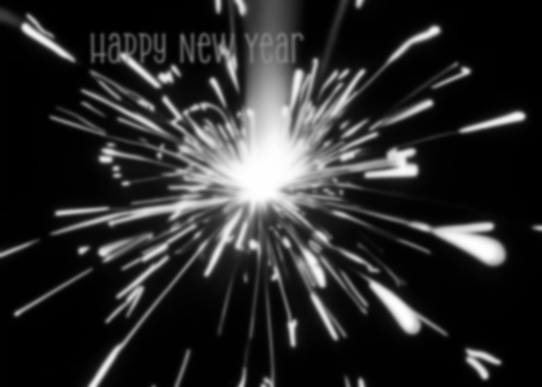
#> input picture zestaw7/ex07/zyczenia-a.png, 542 x 387 px, shrunk from 700 x 500 before the run
$ python b.py
#> lines starting #> are read from the running program, lines starting #| are printed output that depends on the picture
#> in find_ridges, image is the input picture: shape (387, 542); min 0, max 254, mean 42.6
import numpy as np
import cv2
from scipy.signal import convolve2d
import matplotlib.pyplot as plt

def compute_second_derivatives(image):
    # Definicja masek pierwszych pochodnych
    hx = np.array([1, 0, -1]).reshape(1, 3)  # Pionowa maska (h_x)
    hy = np.array([[1], [0], [-1]])          # Pozioma maska (h_y)

    # Obliczanie masek drugich pochodnych
    hxx = convolve2d(hx, hx, mode='full')
    hyy = convolve2d(hy, hy, mode='full')
    hxy = convolve2d(hx, hy, mode='full')

    # Obliczanie drugich pochodnych kierunkowych
    gxx = convolve2d(image, hxx, mode='same', boundary='symm')
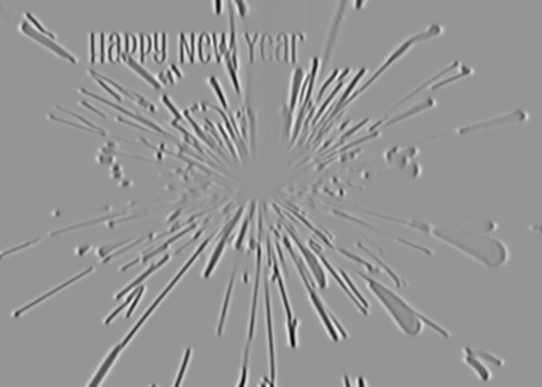
#> gxx: shape (387, 542) float64; min -0.451, max 0.318, mean 0; drawn with min black and max white
    gyy = convolve2d(image, hyy, mode='same', boundary='symm')
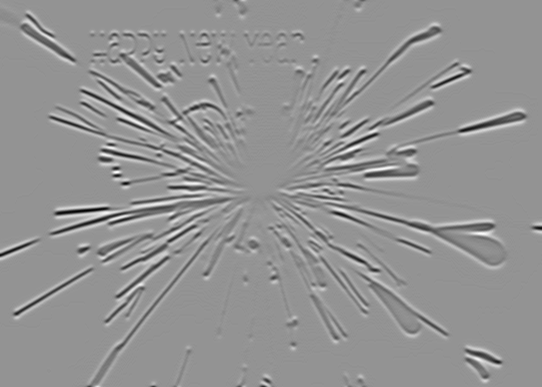
#> gyy: shape (387, 542) float64; min -0.486, max 0.357, mean 0; drawn with min black and max white
    gxy = convolve2d(image, hxy, mode='same', boundary='symm')
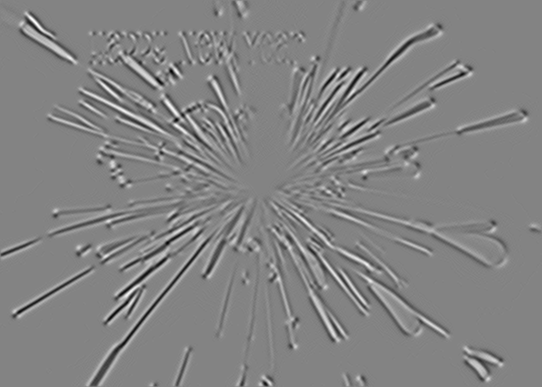
#> gxy: shape (387, 542) float64; min -0.267, max 0.251, mean 7.48e-08; drawn with min black and max white

    return gxx, gyy, gxy

def save_image(output_path, image):
    # Normalizacja obrazu do zakresu [0, 255] i zapis do pliku
#> called with output_path = 'original_image.png'
    image_normalized = (255 * (image - np.min(image)) / (np.max(image) - np.min(image))).astype(np.uint8)
    cv2.imwrite(output_path, image_normalized)

def find_ridges(image_path, output_dir):
    # Wczytanie obrazu w odcieniach szarości
    image = cv2.imread(image_path, cv2.IMREAD_GRAYSCALE)
    if image is None:
        raise ValueError("Nie udało się wczytać obrazu. Sprawdź ścieżkę do pliku.")

    # Normalizacja obrazu do zakresu [0, 1]
    image = image.astype(np.float32) / 255.0

    # Obliczanie drugich pochodnych kierunkowych
    gxx, gyy, gxy = compute_second_derivatives(image)

    # Obliczanie wskaźnika grzbietu jako kombinacji pochodnych
    # ridge_measure = gxx * gyy - gxy**2

    # Zapisywanie wyników do plików
    save_image(f"original_image.png", image)
    save_image(f"gxx.png", gxx)
    save_image(f"gyy.png", gyy)
    save_image(f"gxy.png", gxy)

    print(f"Obrazy zapisano w katalogu: {output_dir}")

# Przykładowe użycie
image_path = 'zyczenia-a.png'  # Podaj ścieżkę do obrazu
output_dir = ''  # Podaj katalog wyjściowy
find_ridges(image_path, output_dir)
